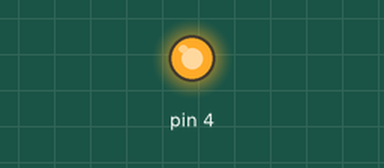
A sketch run on a simulated Arduino Uno, built with avr-gcc and run on an emulated ATmega328P. On the bench: output pins drawn as LEDs (lit = HIGH).

Above: at 0.1 s.
Timing chart, 0 to 1.6 s (numbered marks = the images above):
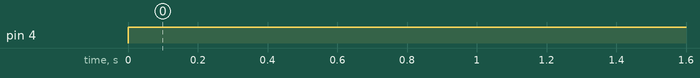

The sketch:

ex4.ino
```cpp
void setup ()
{
  pinMode(4,OUTPUT);
  pinMode(7,OUTPUT);
  pinMode(8,OUTPUT);
}

byte arrLSB[] = {17, 193, 99, 133, 97, 113};

void loop()
{
  for(int i = 0; i < 6; i++)
  {
    afiseazaValoare(arrLSB[i], 143);
    delay(5000);
  }
}

void afiseazaValoare(byte valoare, byte segment)
{
  digitalWrite(4,LOW);
  shiftOut(8, 7, LSBFIRST, valoare);
  shiftOut(8, 7, LSBFIRST, segment);
  digitalWrite(4,HIGH);
}
```

Measured:
- by itself, pin 4: LOW → HIGH at 0.00 s
